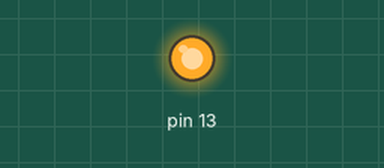
A sketch run on a simulated Arduino Uno, built with avr-gcc and run on an emulated ATmega328P. Shown: output pins drawn as LEDs (lit = HIGH).

Above: at 1.0 s.
At 4.0 s:
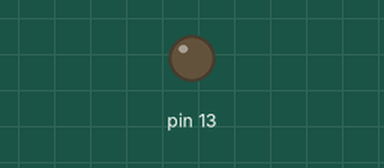
Timing chart, 0 to 7.8 s (numbered marks = the images above):
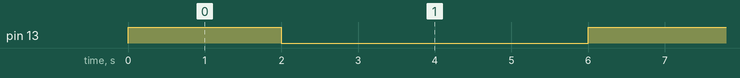

The sketch:

p2_S14120062.ino
```cpp
boolean estado=true;
unsigned long tEncendido=0;
unsigned long tApagado=0;
void setup() {
  // put your setup code here, to run once:
  pinMode(13,OUTPUT);
  digitalWrite(13,estado);
}

void loop() {
  // put your main code here, to run repeatedly:
  if((millis()-tEncendido>=2000)&&estado==true){
    estado=false;
    digitalWrite(13,estado);
    tApagado=millis();
  }
  if((millis()-tApagado>=4000)&&estado==false){
    estado=true;
    digitalWrite(13,estado);
    tEncendido=millis();
  }
}
```

Measured:
- by itself, pin 13: alternates HIGH for 2.0 s and LOW for 4.0 s
